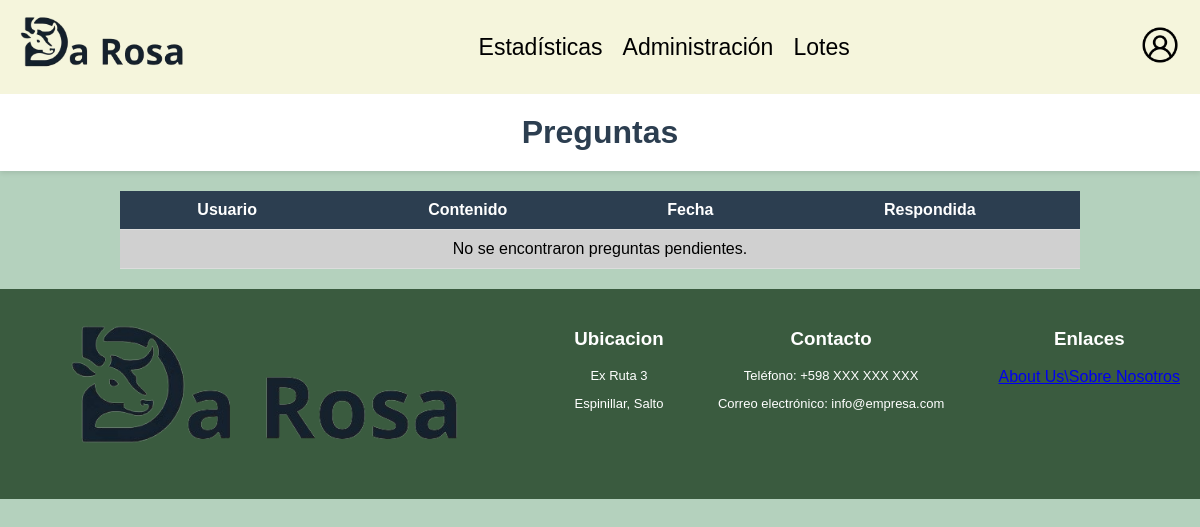
Page /paginas/administrar_preguntas.php on the earlier database version.
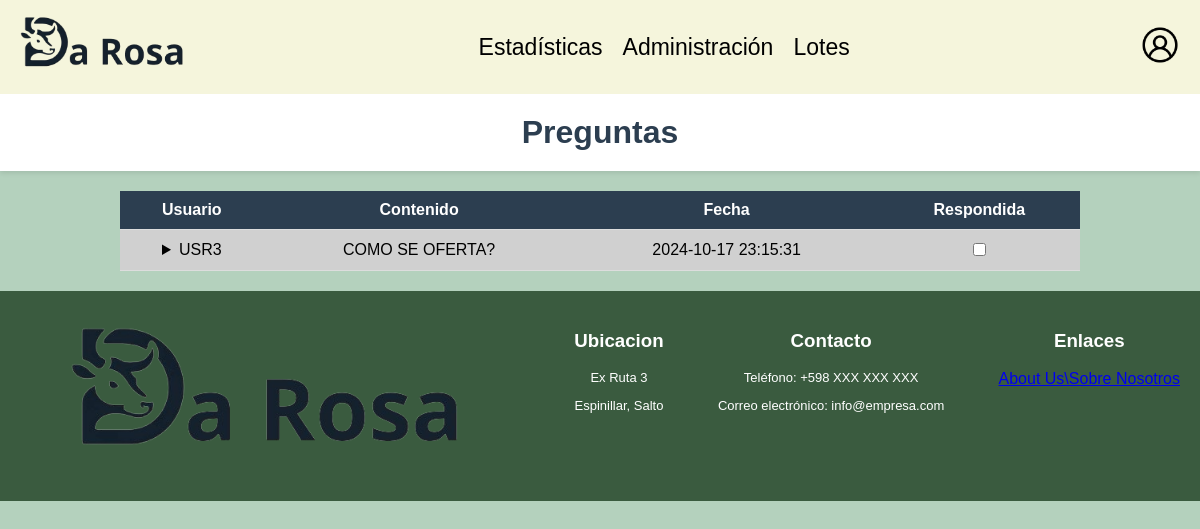
Same page on the later database version.
### tables this page shows
CREATE TABLE `pregunta` (
  `id_pregunta` int(11) NOT NULL,
  `contenido` text DEFAULT NULL,
  `fecha` datetime DEFAULT NULL,
  `estado` varchar(15) DEFAULT 'pendiente',
  `id_usuario` int(11) DEFAULT NULL
);

CREATE TABLE `usuarios` (
  `id_usuario` int(11) NOT NULL,
  `rol` varchar(20) NOT NULL DEFAULT 'usuario',
  `usuario` varchar(30) DEFAULT NULL,
  `nombre` varchar(30) DEFAULT NULL,
  `apellido` varchar(30) DEFAULT NULL,
  `mail` varchar(50) DEFAULT NULL,
  `telefono` int(11) DEFAULT NULL,
  `contrasena` varchar(100) DEFAULT NULL,
  `bloqueado` tinyint(4) NOT NULL DEFAULT 0
);

### paginas/administrar_preguntas.php (the view, shortened to what this page needs)
<?php
include '../includes/conexion.php';
$sql = "SELECT * FROM pregunta p, usuarios u WHERE p.id_usuario = u.id_usuario AND estado = 'pendiente';";
$result = mysqli_query($conexion, $sql);
?>
<!DOCTYPE html>
<html lang="es">
<head>
    <link rel="stylesheet" href="../css/certificador.css">
</head>
<body>
<?php
    include '../includes/headeradmin.php';
?>
    <h1>Preguntas</h1>
    <table class="listas">
        <thead>
            <tr>
                <th>Usuario</th>
                <th>Contenido</th>
                <th class='esconder'>Fecha</th>
                <th>Respondida</th>
            </tr>
        </thead>
        <tbody>
            <?php
                if (mysqli_num_rows($result) > 0) {
                    while ($row = mysqli_fetch_assoc($result)) {
                        echo "<tr>";
                        echo "<td>";
                        echo "<details>";
                        echo "<summary>" . $row['usuario'] . "</summary>";
                        echo "</details>";
                        echo "</td>";
                        echo "<td>" . $row['contenido'] . "</td>";
                        echo "<td class='esconder'>" . $row['fecha'] . "</td>";
                        echo "<td>
                               <input type='checkbox' onclick='marcarRespondida(" . $row['id_pregunta'] . ")'>
                             </td>";
                        echo "</tr>";
                    }
                } else {
                    echo "<tr><td colspan='5'>No se encontraron preguntas pendientes.</td></tr>";
                }
            ?>
        </tbody>
    </table>
    <?php include '../includes/footer.php'; ?>
</body>
</html>

Differences in the rows shown:
added pregunta: id_usuario.usuario "USR3", contenido "COMO SE OFERTA?", fecha "2024-10-17 23:15:31"
Other differences:
text no longer shown: "No se encontraron preguntas pendientes."
